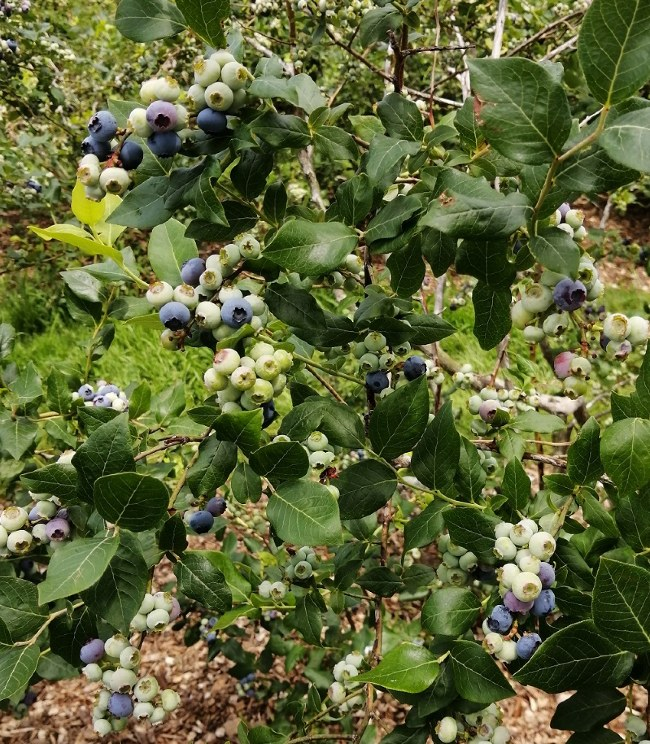
#> input picture Computer Vision Lab/Images/Blueberries.jpg, 650 x 744 px, found by its file name
$ python Lab6_1.py
#> lines starting #> are read from the running program, lines starting #| are printed output that depends on the picture
import cv2

img = cv2.imread("C:\\Users\\aakar\\Documents\\CVLab\\Images\\Blueberries.jpg")
#> img is the input picture: shape (744, 650, 3); mean B, G, R 55.9, 101.2, 93.5

angle = 45
h, w = img.shape[:2]
#> h = 744; w = 650

rotation_matrix = cv2.getRotationMatrix2D((w/2, h/2), angle, 1)
rotated_img = cv2.warpAffine(img, rotation_matrix, (w, h))
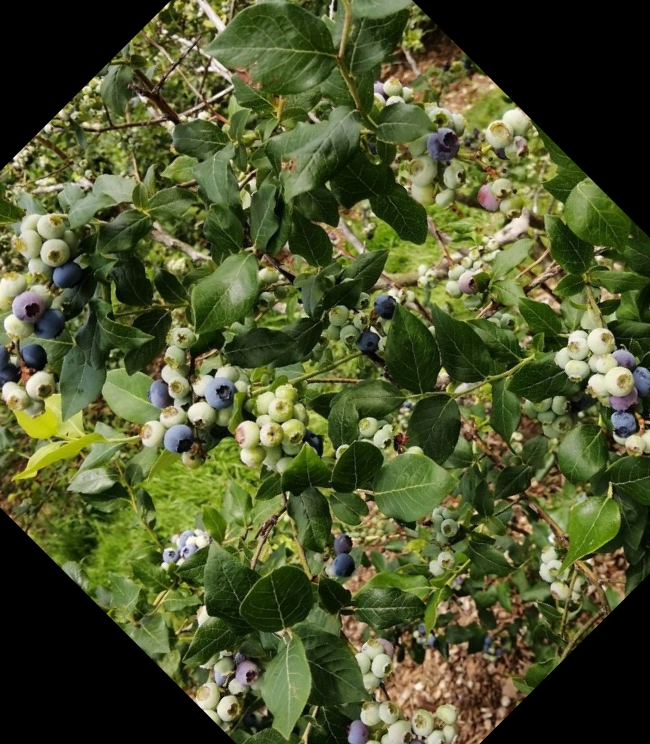
#> rotated_img: shape (744, 650, 3); mean B, G, R 46.2, 84.2, 77.1

cv2.imshow("Rotated image", rotated_img)
cv2.waitKey(0)
#cv2.imwrite("C:\\Users\\aakar\\Documents\\CVLab\\Images\\RotatedBlueberries.jpg", rotated_img)
cv2.destroyAllWindows()

$ run again, with Computer Vision Lab/Images/Eagle.jpg copied over Computer Vision Lab/Images/Blueberries.jpg
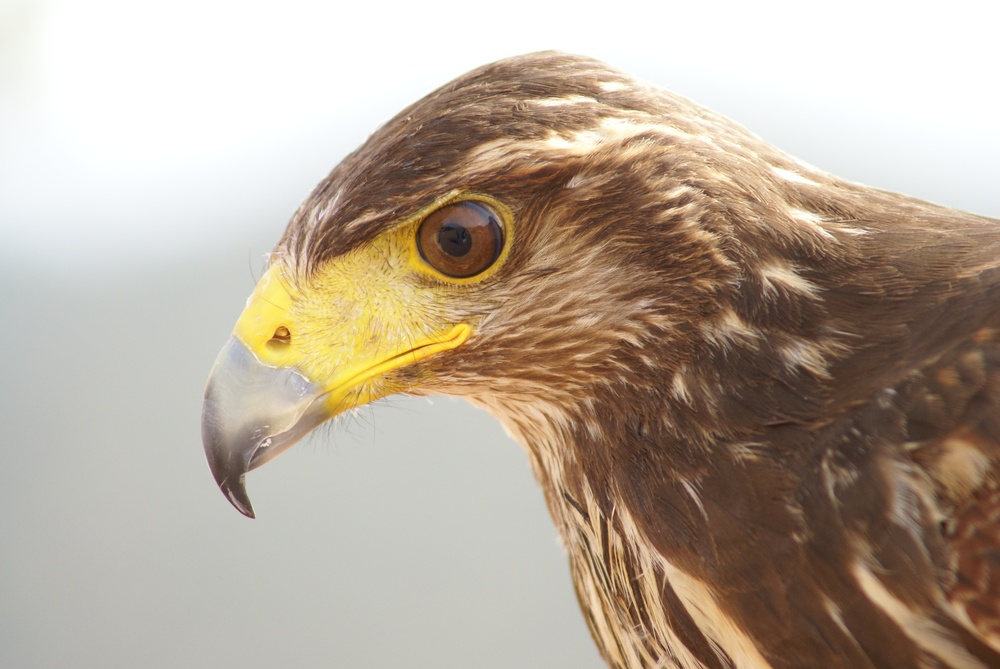
#> input picture Computer Vision Lab/Images/Eagle.jpg, 1000 x 669 px, shrunk from 3872 x 2592 before the run, found by its file name
#> img is the input picture: shape (669, 1000, 3); mean B, G, R 153.5, 168.9, 183.1
#> `rotated_img = cv2.warpAffine(img, rotation_matrix, (w, h))`:
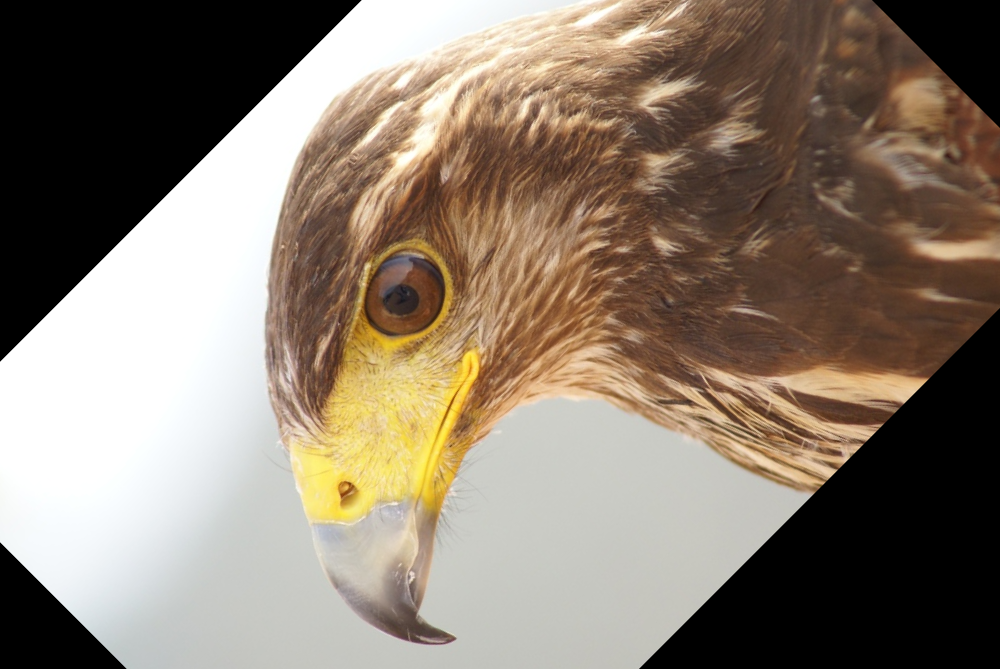
#> rotated_img: shape (669, 1000, 3); mean B, G, R 110.2, 124.4, 137.7

$ run again, with Computer Vision Lab/Images/Flower.jpg copied over Computer Vision Lab/Images/Blueberries.jpg
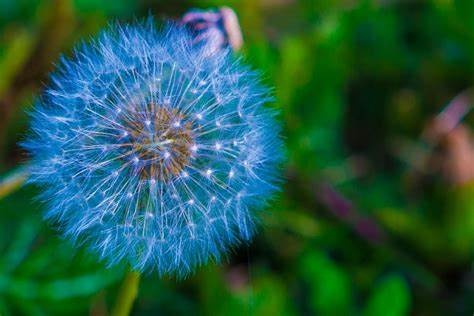
#> input picture Computer Vision Lab/Images/Flower.jpg, 474 x 316 px, found by its file name
#> img is the input picture: shape (316, 474, 3); mean B, G, R 71.5, 90, 35.6
#> `rotated_img = cv2.warpAffine(img, rotation_matrix, (w, h))`:
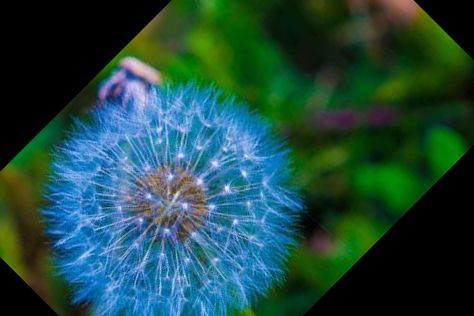
#> rotated_img: shape (316, 474, 3); mean B, G, R 64.7, 72.9, 31.3
